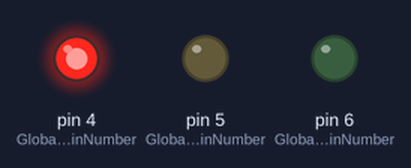
Simulated run of this sketch. Board: Arduino Uno, built with avr-gcc and run on an emulated ATmega328P. On the bench: output pins drawn as LEDs (lit = HIGH).

Above: at 0.5 s.
At 2.2 s:
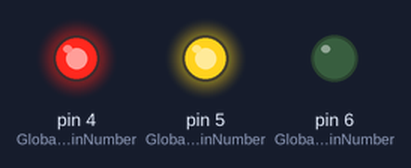
At 4.2 s:
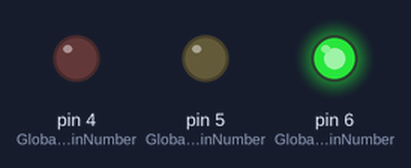
Timing chart, 0 to 6.5 s (numbered marks = the images above):
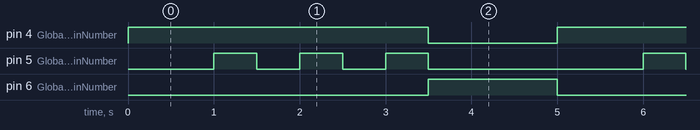

The sketch:

Code.ino
```cpp
int Global_RedLedPinNumber    = 4; // This variable used to store the pin on arduino that led connected.
int Global_YellowLedPinNumber = 5; // This variable used to store the pin on arduino that led connected.
int Global_GreenLedPinNumber  = 6; // This variable used to store the pin on arduino that led connected.
void setup()
{
  pinMode(Global_RedLedPinNumber,    OUTPUT);  // Make the red led pin as output pin.
  pinMode(Global_YellowLedPinNumber, OUTPUT);  // Make the yellow led pin as output pin.
  pinMode(Global_GreenLedPinNumber,  OUTPUT);  // Make the green led pin as output pin.
}
void loop()
{
  // Turn on Red Led.
  digitalWrite(Global_RedLedPinNumber, HIGH);
  delay(1000);
  // Make Yellow Led Flashing.
  digitalWrite(Global_YellowLedPinNumber,HIGH);
  delay(500);
  digitalWrite(Global_YellowLedPinNumber,LOW);
  delay(500);

  digitalWrite(Global_YellowLedPinNumber,HIGH);
  delay(500);
  digitalWrite(Global_YellowLedPinNumber,LOW);
  delay(500);

  digitalWrite(Global_YellowLedPinNumber,HIGH);
  delay(500);
  // Turn off Red and Yellow.
  digitalWrite(Global_YellowLedPinNumber,LOW);
  digitalWrite(Global_RedLedPinNumber,LOW);
  // Turn on Green Led.
  digitalWrite(Global_GreenLedPinNumber,HIGH);
  delay(1500);
  // Turn off Green Led.
  digitalWrite(Global_GreenLedPinNumber,LOW);
}
```

Measured:
- by itself, pin 4 (Global_RedLedPinNumber): alternates HIGH for 3.5 s and LOW for 1.5 s
- by itself, pin 5 (Global_YellowLedPinNumber): repeats every 5.0 s: 2 × (LOW 0.50 s, HIGH 0.50 s), LOW 2.5 s, HIGH 0.50 s
- by itself, pin 6 (Global_GreenLedPinNumber): alternates HIGH for 1.5 s and LOW for 3.5 s
